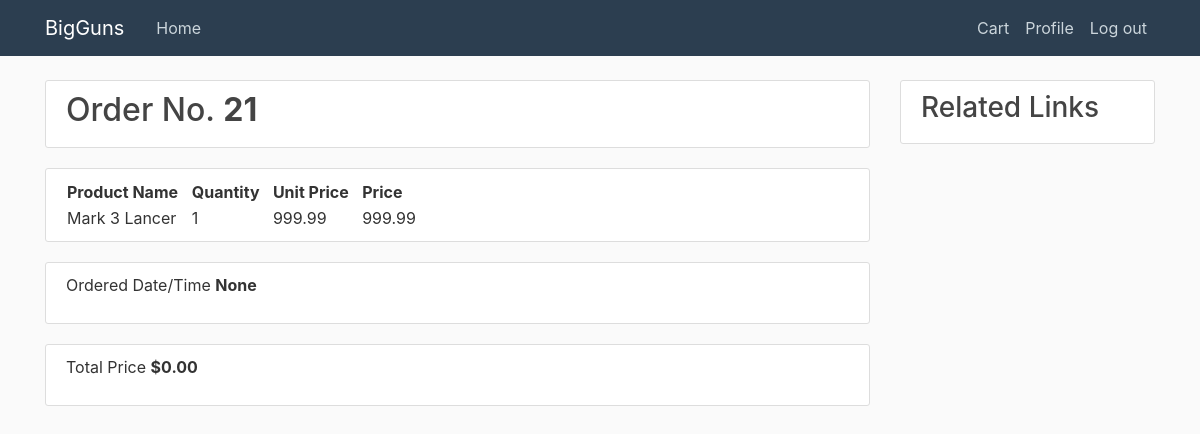
The page /order/21/ (signed in) on the database as committed earlier.
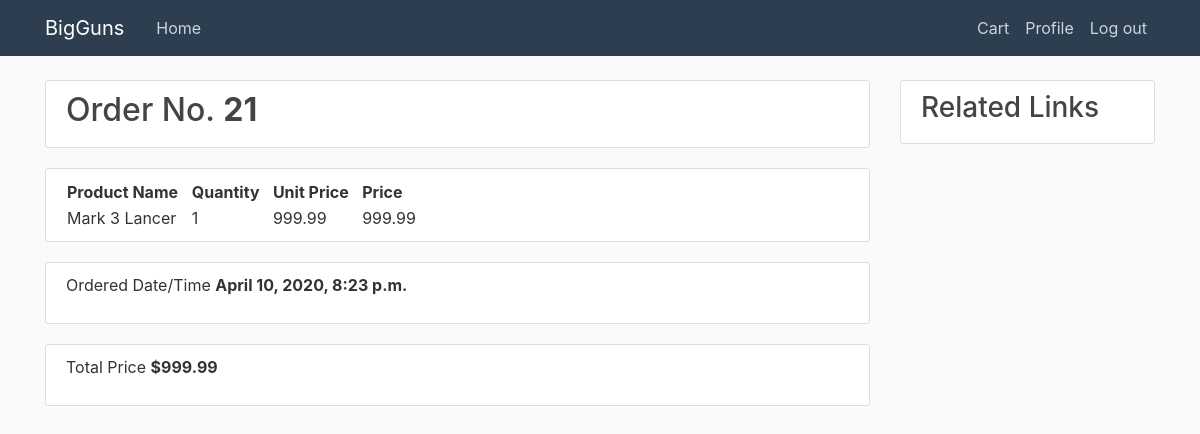
The same page on the database as committed later.
### cart/models.py (models this page shows, shortened)
class Order(models.Model):
    orderitems  = models.ManyToManyField(Cart)
    user = models.ForeignKey(User, on_delete=models.CASCADE)
    ordered = models.BooleanField(default=False)
    created = models.DateTimeField(auto_now_add=True)
    ordered_date = models.DateTimeField(null=True)
    address = models.TextField(null=True)
    city = models.CharField(max_length=50, null=True)
    postal_code = models.IntegerField(null=True)
    def get_totals_purchased(self):
        total = 0
        for order_item in self.orderitems.filter(purchased=True).all():
            total += order_item.get_total()
        return total

class Cart(models.Model):
    user = models.ForeignKey(User, on_delete=models.CASCADE)
    item = models.ForeignKey(Product, on_delete=models.CASCADE)
    quantity = models.IntegerField(default=1)
    created = models.DateTimeField(auto_now_add=True)
    purchased = models.BooleanField(default=False)
    def get_total(self):
        total = self.item.price * self.quantity
        floattotal = float("{0:.2f}".format(total))
        return floattotal

### products/models.py (models this page shows, shortened)
class Product(models.Model):
    title = models.CharField(max_length=100)
    type = models.CharField(max_length=50)
    description = models.TextField()
    date_posted = models.DateTimeField(default= timezone.now)
    price = models.FloatField()
    stock = models.IntegerField()
    image = models.ImageField(default ='default.jpg', upload_to='product_pics')
    manufacturer = models.CharField(max_length=100)

### cart/views.py (the view)
# urls.py: path('order/<int:pk>/', OrderDetailView.as_view(), name='order-details'),
class OrderDetailView(LoginRequiredMixin, DetailView):
    template_name = 'cart/view-order.html'
    model = Order

### cart/templates/cart/view-order.html
{% extends 'products/base-template.html' %}
{% block content %}
<article class="media content-section">
    <h2>Order No. <strong>{{object.id}}</strong></h2>
</article>
<article class="media content-section">
    <table>
        <thead>
            <th>Product Name &nbsp;&nbsp;</th><th>Quantity &nbsp;&nbsp;</th><th>Unit Price &nbsp;&nbsp;</th><th>Price &nbsp;&nbsp;</th>
        </thead>
        {% for order in object.orderitems.all %}
            <tr>
                <td>{{order.item.title}} &nbsp;&nbsp; </td><td>{{order.quantity}} &nbsp;&nbsp;</td><td>{{order.item.price}} &nbsp;&nbsp;</td><td>{{order.get_total}} &nbsp;&nbsp;</td>
            </tr>
        {% endfor %}
    </table>
</article>
<article class="media content-section">
    <p>Ordered Date/Time <strong>{{object.ordered_date}}</strong></p>
</article>
<article class="media content-section">
    <p>Total Price <strong>${{ order.get_totals_purchased| floatformat:2 }}</strong></p>
</article>
{% endblock %}

Rows that differ between the two databases and show on the page:
changed Order id 21: ordered_date "None" → "April 10, 2020, 8:23 p.m."; get_totals_purchased "0.00" → "999.99"
